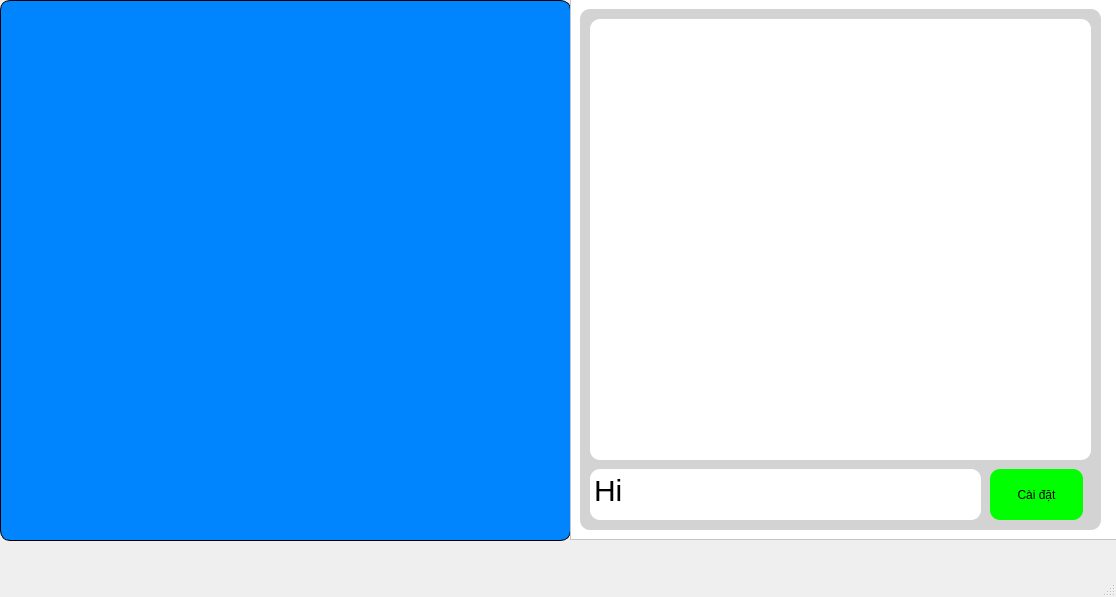
<?xml version="1.0" encoding="UTF-8"?>
<ui version="4.0">
 <class>MainWindow</class>
 <widget class="QMainWindow" name="MainWindow">
  <property name="geometry">
   <rect>
    <x>0</x>
    <y>0</y>
    <width>1116</width>
    <height>597</height>
   </rect>
  </property>
  <property name="windowTitle">
   <string>MainWindow</string>
  </property>
  <widget class="QWidget" name="centralwidget">
   <widget class="QFrame" name="CameraFrame">
    <property name="geometry">
     <rect>
      <x>0</x>
      <y>0</y>
      <width>571</width>
      <height>541</height>
     </rect>
    </property>
    <property name="styleSheet">
     <string notr="true">background-color:#0085FF;
border-radius:10px;
border:0.5px solid;</string>
    </property>
    <property name="frameShape">
     <enum>QFrame::StyledPanel</enum>
    </property>
    <property name="frameShadow">
     <enum>QFrame::Raised</enum>
    </property>
   </widget>
   <widget class="QFrame" name="SoundFrame">
    <property name="geometry">
     <rect>
      <x>570</x>
      <y>-1</y>
      <width>731</width>
      <height>541</height>
     </rect>
    </property>
    <property name="styleSheet">
     <string notr="true">background-color:#FFF;</string>
    </property>
    <property name="frameShape">
     <enum>QFrame::StyledPanel</enum>
    </property>
    <property name="frameShadow">
     <enum>QFrame::Raised</enum>
    </property>
    <widget class="QFrame" name="frame_3">
     <property name="geometry">
      <rect>
       <x>10</x>
       <y>10</y>
       <width>521</width>
       <height>521</height>
      </rect>
     </property>
     <property name="styleSheet">
      <string notr="true">background-color:lightgrey;
border-radius:10px;</string>
     </property>
     <property name="frameShape">
      <enum>QFrame::StyledPanel</enum>
     </property>
     <property name="frameShadow">
      <enum>QFrame::Raised</enum>
     </property>
     <widget class="QListView" name="listView">
      <property name="geometry">
       <rect>
        <x>10</x>
        <y>10</y>
        <width>501</width>
        <height>441</height>
       </rect>
      </property>
      <property name="styleSheet">
       <string notr="true">background-color:#fff</string>
      </property>
     </widget>
     <widget class="QPushButton" name="SettingButton">
      <property name="geometry">
       <rect>
        <x>410</x>
        <y>460</y>
        <width>93</width>
        <height>51</height>
       </rect>
      </property>
      <property name="styleSheet">
       <string notr="true">background-color:lime</string>
      </property>
      <property name="text">
       <string>Cài đặt</string>
      </property>
     </widget>
     <widget class="QTextEdit" name="textEdit">
      <property name="geometry">
       <rect>
        <x>10</x>
        <y>460</y>
        <width>391</width>
        <height>51</height>
       </rect>
      </property>
      <property name="styleSheet">
       <string notr="true">background-color:#fff;
font-size:30px;</string>
      </property>
      <property name="html">
       <string>&lt;!DOCTYPE HTML PUBLIC &quot;-//W3C//DTD HTML 4.0//EN&quot; &quot;http://www.w3.org/TR/REC-html40/strict.dtd&quot;&gt;
&lt;html&gt;&lt;head&gt;&lt;meta name=&quot;qrichtext&quot; content=&quot;1&quot; /&gt;&lt;style type=&quot;text/css&quot;&gt;
p, li { white-space: pre-wrap; }
&lt;/style&gt;&lt;/head&gt;&lt;body style=&quot; font-family:'MS Shell Dlg 2'; font-size:30px; font-weight:400; font-style:normal;&quot;&gt;
&lt;p style=&quot; margin-top:0px; margin-bottom:0px; margin-left:0px; margin-right:0px; -qt-block-indent:0; text-indent:0px;&quot;&gt;&lt;span style=&quot; font-size:30px;&quot;&gt;Hi&lt;/span&gt;&lt;/p&gt;&lt;/body&gt;&lt;/html&gt;</string>
      </property>
     </widget>
    </widget>
   </widget>
  </widget>
  <widget class="QMenuBar" name="menubar">
   <property name="geometry">
    <rect>
     <x>0</x>
     <y>0</y>
     <width>1116</width>
     <height>26</height>
    </rect>
   </property>
  </widget>
  <widget class="QStatusBar" name="statusbar"/>
 </widget>
 <resources/>
 <connections/>
</ui>
